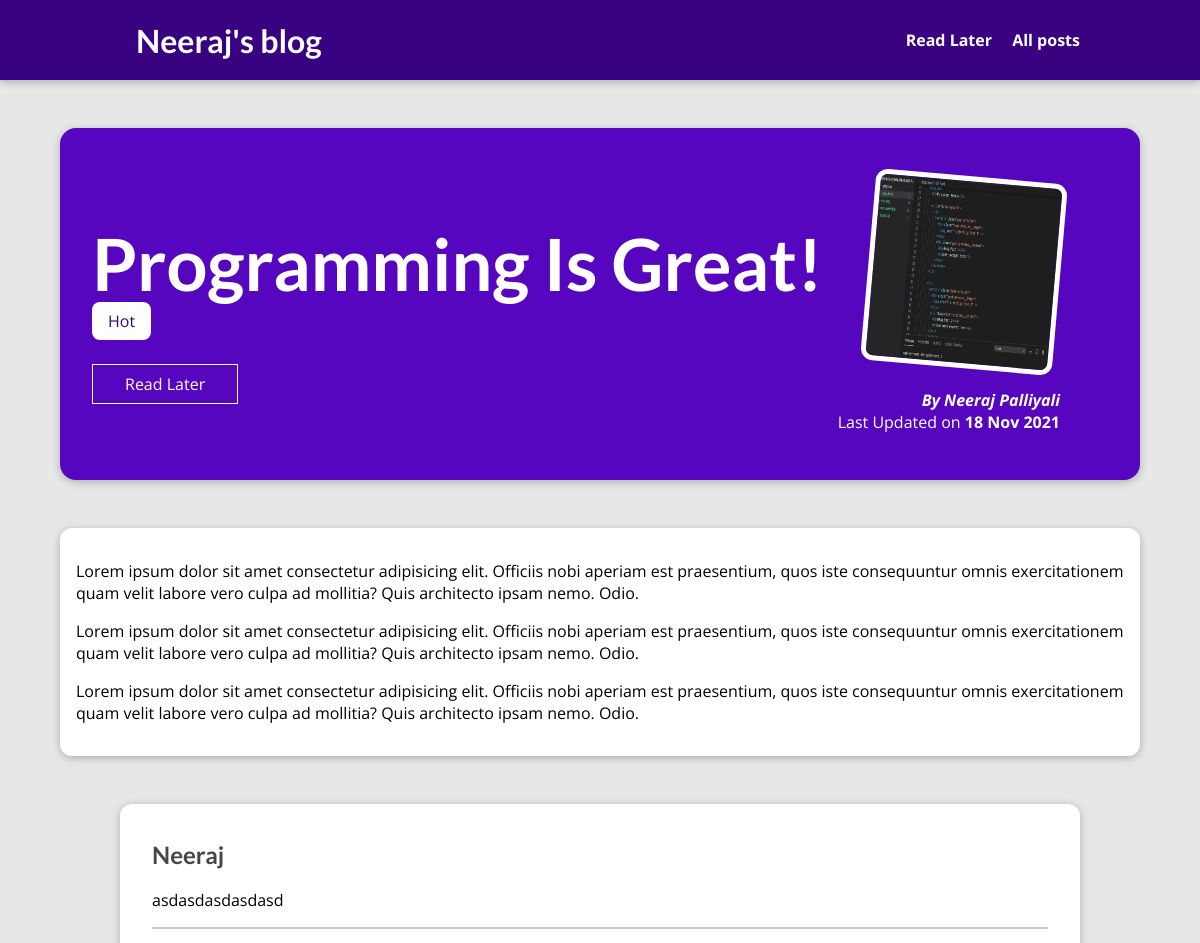
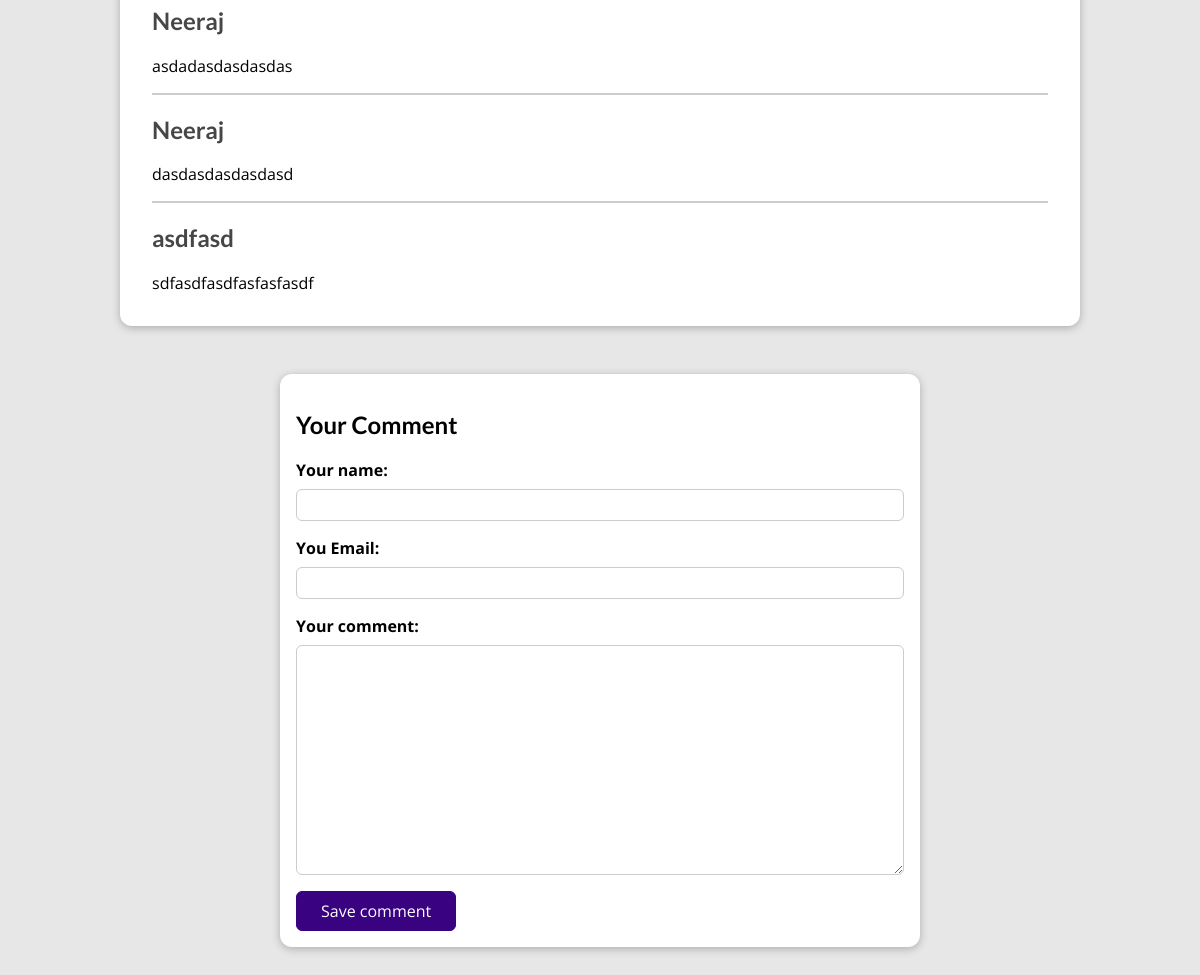
Page /posts/programming-is-fun on the committed database (2 pictures, top to bottom).
### blog/models.py (models this page shows, shortened)
class Post(models.Model):
    title = models.CharField(max_length=150)
    excerpt = models.CharField(max_length=200)
    image_name = models.ImageField(upload_to="posts", null=True)
    date = models.DateField(auto_now=True)
    slug = models.SlugField(unique=True, db_index=True)
    content = models.TextField(validators=[MinLengthValidator(10)])
    author = models.ForeignKey(
        Author, on_delete=models.SET_NULL, null=True, related_name="posts")  # one to many
    caption = models.ManyToManyField(Tag)

class Tag(models.Model):
    caption = models.CharField(max_length=20)

class Author(models.Model):
    first_name = models.CharField(max_length=50)
    last_name = models.CharField(max_length=50)
    email_id = models.EmailField(max_length=254)
    def full_name(self):
        return f"{self.first_name} {self.last_name}"
    def __str__(self):
        return self.full_name()

class Comment(models.Model):
    user_name = models.CharField(max_length=120)
    user_email = models.EmailField()
    text = models.TextField()
    post = models.ForeignKey(Post, on_delete=CASCADE, related_name="comments", blank = True)

### blog/views.py (the view, shortened to what this page needs)
# urls.py: path("posts/<slug:slug>", views.SinglePostView.as_view(), name="post-detail-page"),
class SinglePostView(View):
    def is_stored(self, request, post_id):
        stored_posts = request.session.get("stored_posts")
        if(stored_posts is not None):
            is_saved_for_later = post_id in stored_posts
        else:
            is_saved_for_later =False
        return is_saved_for_later
    def get(self, request, slug):
        post = Post.objects.get(slug=slug)
        context = {
          "post": post,
          "post_tags": post.caption.all(),
          "comment_form": CommentForm(),
          "comments": post.comments.all().order_by("-id"),
          "save_for_later": self.is_stored(request, post.id)
        }
        return render(request, "blog/post-detail.html", context)

### blog/forms.py
class CommentForm(forms.ModelForm):
    class Meta:
        model = Comment
        exclude = ["post"]
        labels = {
            "user_name": "Your name:",
            "user_email": "You Email:",
            "text": "Your comment"
        }

### blog/templates/blog/post-detail.html (shortened to what this page needs)
{% extends 'base.html' %}
{% load static %}
{% block css_files %}
    <link rel = "stylesheet" href="{% static "blog/post-detail.css"%}">
{% endblock css_files %}
{% block body %}
    <section id="summary">
        <h2>{{post.title}}</h2>
        <div>
        {% for tag in post_tags %}
            <span class="tag"> {{ tag.caption|title }}</span>
        {% endfor %}
        </div>
        <div id = "read-later">
        <form action="{% url 'read-later' %}"  method="POST">
            <button> {% if save_for_later %}
                Remover from read later
            {% else %}
                Read Later
            {% endif %}  </button>
        </form>
        </div>
        <article>
            <img src="{{ post.image_name.url }}" alt"{{post.title}}"/>
            <address> By <a href="mailto:{{ post.author.email_id}}">{{post.author}} </a> </address>
            <div>
                Last Updated on <time> {{post.date|date:"d M Y"}}</time>
            </div>
        </article>
    </section>
    <main>
        {{ post.content| linebreaks }}
    </main>
    <section id="comments">
        <ul>
            {% for comment in comments %}
            <li>
                <h2>{{comment.user_name}}</h2>
                <p>{{comment.text|linebreaks}}</p>
            </li>
            {% endfor %}
        </ul>
    </section>
    <section id= "comment-form">
        <h2>Your Comment</h2>
        <form action="{% url "post-detail-page" post.slug %}" method="POST" >
            {% for form_field in comment_form %}
            <div class="form-control{% if form_field.errors %} invalid {% endif %}">
                {{form_field.label_tag}}
                {{form_field}}
            </div>
            {% endfor %}
            <button>Save comment</button>
        </form>
    </section>
{% endblock body %}

### static/app.css (style rules this page uses)
* { box-sizing: border-box; }
html { font-family: 'Open Sans', 'Lato', sans-serif; }
body { margin: 0; }
h1, h2, h3 { font-family: 'Lato', sans-serif; font-weight: bold; }

### blog/static/blog/post-detail.css (style rules this page uses)
body { background-color: #e7e7e7; }
#summary { margin: 8rem auto 3rem auto; padding: 2rem; width: 90%; max-width: 90rem; border-radius: 16px; background-color: #5706c0; position: relative; box-shadow: 0 2px 8px rgba(0, 0, 0, 0.25); height: 22rem; }
#summary h2 { color: white; font-size: 4.5rem; margin-bottom: 0.25rem; }
#summary article { position: absolute; top: 2rem; right: 3rem; padding: 1rem 2rem; border-radius: 12px; text-align: right; color: white; }
#summary article img { width: 12rem; height: 12rem; border-radius: 12px; transform: rotateZ(5deg); border: 5px solid white; margin-bottom: 1rem; }
#summary address { font-weight: bold; }
#summary a { color: white; text-decoration: none; }
#summary time { font-weight: bold; }
#read-later { margin: 2rem 0; }
#read-later button { background-color: transparent; border: 1px solid white; padding: 0.5rem 2rem; font: inherit; color: white; cursor: pointer; }
main { width: 90%; max-width: 90rem; margin: 3rem auto; background-color: white; padding: 1rem; border-radius: 12px; box-shadow: 0 2px 8px rgba(0, 0, 0, 0.25); }
.tag { background-color: white; color: #390281; padding: 0.5rem 1rem; border-radius: 8px; }
#comment-form { margin: 3rem auto; width: 90%; max-width: 40rem; border-radius: 12px; background-color: white; box-shadow: 0 2px 8px rgba(0, 0, 0, 0.25); padding: 1rem; }
#comment-form button { font: inherit; background-color: #390281; color: white; border: 1px solid #390281; padding: 0.5rem 1.5rem; border-radius: 6px; cursor: pointer; }
.form-control { margin-bottom: 1rem; }
.form-control label { font-weight: bold; margin-bottom: 0.5rem; display: block; }
.form-control input, .form-control textarea { display: block; width: 100%; font: inherit; padding: 0.25rem; border-radius: 6px; border: 1px solid #ccc; }
#comments { margin: 3rem auto; width: 90%; max-width: 60rem; border-radius: 12px; background-color: white; box-shadow: 0 2px 8px rgba(0, 0, 0, 0.25); padding: 1rem 2rem; }
#comments ul { list-style: none; margin: 0; padding: 0; }
#comments li { margin-bottom: 1rem; border-bottom: 2px solid #ccc; }
#comments li:last-of-type { border-bottom: none; }
#comments h2 { color: #464646; }
#read-later { margin: 2rem, 0; }
#read-later button { background-color: transparent; border: 1px solid white; padding : 0.5rem 2rem; font: inherit; color: white; cursor: pointer; }

### rows in the picture
Post: title "Programming Is Great!", image_name (picture), author "Neeraj Palliyali", date "18 Nov 2021", content "Lorem ipsum dolor sit amet consectetur adipisicing elit. Officiis nobi aperiam est praesentium, quos iste consequuntur omnis exercitationem quam velit labore vero culpa ad mollitia? Quis architecto ipsam nemo. Odio. Lorem ipsum dolor sit amet consectetur adipisicing elit. Officiis nobi aperiam est praesentium, quos iste consequuntur omnis exercitationem quam velit labore vero culpa ad mollitia? Quis architecto ipsam nemo. Odio. Lorem ipsum dolor sit amet consectetur adipisicing elit. Officiis nobi aperiam est praesentium, quos iste consequuntur omnis exercitationem quam velit labore vero culpa ad mollitia? Quis architecto ipsam nemo. Odio."
Tag: caption "Hot"
Comment: user_name "Neeraj", text "asdasdasdasdasd"
Comment: user_name "Neeraj", text "asdadasdasdasdas"
Comment: user_name "Neeraj", text "dasdasdasdasdasd"
Comment: user_name "asdfasd", text "sdfasdfasdfasfasfasdf"
